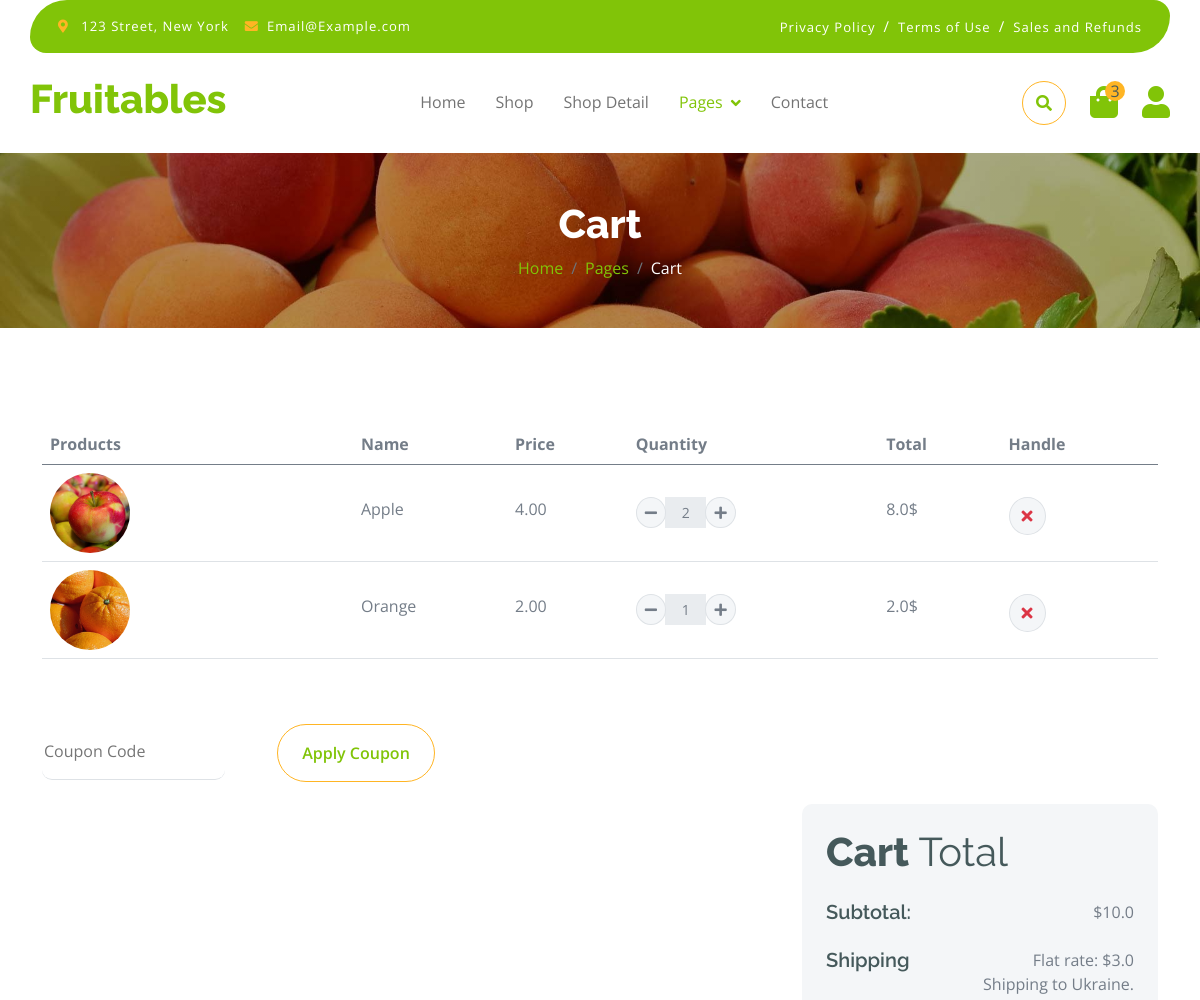
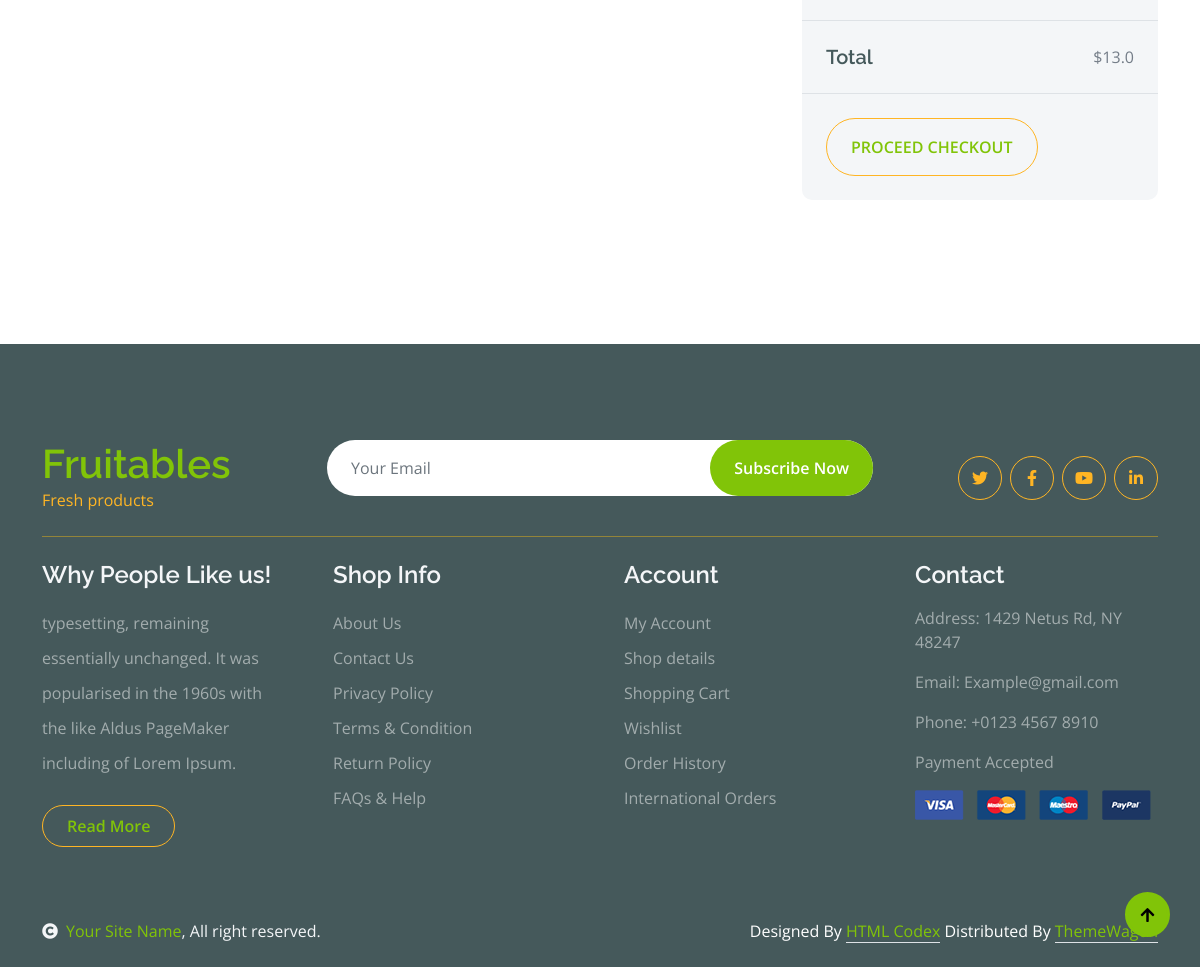
Page /cart/ on the committed database (2 pictures, top to bottom).
### newapp/models.py (models this page shows, shortened)
class Cart(models.Model):
    product = models.ForeignKey(Product, on_delete=models.CASCADE)
    quantity = models.PositiveIntegerField(default=1)

class Product(models.Model):
    CATEGORY_CHOICE = (
        ('vegetable', 'Vegetable'),
        ('fruit', 'Fruit'),
    )
    image = models.ImageField(upload_to='products/')
    name = models.CharField(max_length=100)
    descriptions = models.TextField()
    price = models.DecimalField(max_digits=10, decimal_places=2)
    category = models.CharField(
        max_length=20,
        choices=CATEGORY_CHOICE,
        default='fruit'
    )

### newapp/views.py (the view)
# urls.py: path('cart/', view=cart, name='cart'),
def cart(request):
    items = Cart.objects.all()
    for item in items:
        item.subtotal = float(item.product.price) * item.quantity
    total_price = sum(item.subtotal for item in items)
    shipping = 3.00
    total_with_shipping = total_price + shipping
    return render(request, "cart.html", {
        "items": items,
        "total_price": total_price,
        "shipping": shipping,
        "total_with_shipping": total_with_shipping
    })

### newapp/Templates/cart.html (shortened to what this page needs)
<!DOCTYPE html>
<html lang="en">
{% load static %}
<head>
<link rel="stylesheet" href="https://use.fontawesome.com/releases/v5.15.4/css/all.css"/>
<link href="https://cdn.jsdelivr.net/npm/bootstrap-icons@1.4.1/font/bootstrap-icons.css" rel="stylesheet">
<link href="lib/lightbox/css/lightbox.min.css" rel="stylesheet">
<link href="lib/owlcarousel/assets/owl.carousel.min.css" rel="stylesheet">
<link href="{% static 'css/bootstrap.min.css' %}" rel="stylesheet">
<link href="{% static 'css/style.css' %}" rel="stylesheet">
</head>
    <body>
        <div class="container-fluid fixed-top">
            <div class="container topbar bg-primary d-none d-lg-block">
                <div class="d-flex justify-content-between">
                    <div class="top-info ps-2">
                        <small class="me-3"><i class="fas fa-map-marker-alt me-2 text-secondary"></i> <a href="#" class="text-white">123 Street, New York</a></small>
                        <small class="me-3"><i class="fas fa-envelope me-2 text-secondary"></i><a href="#" class="text-white">Email@Example.com</a></small>
                    </div>
                    <div class="top-link pe-2">
                        <a href="#" class="text-white"><small class="text-white mx-2">Privacy Policy</small>/</a>
                        <a href="#" class="text-white"><small class="text-white mx-2">Terms of Use</small>/</a>
                        <a href="#" class="text-white"><small class="text-white ms-2">Sales and Refunds</small></a>
                    </div>
                </div>
            </div>
            <div class="container px-0">
                <nav class="navbar navbar-light bg-white navbar-expand-xl">
                    <a href="{% url 'index' %}" class="navbar-brand"><h1 class="text-primary display-6">Fruitables</h1></a>
                    <div class="collapse navbar-collapse bg-white" id="navbarCollapse">
                        <div class="navbar-nav mx-auto">
                            <a href="{% url 'index' %}" class="nav-item nav-link">Home</a>
                            <a href="{% url 'shop' %}" class="nav-item nav-link">Shop</a>
                            <a href="{% url 'shop-detail' %}" class="nav-item nav-link">Shop Detail</a>
                            <div class="nav-item dropdown">
                                <a href="#" class="nav-link dropdown-toggle active" data-bs-toggle="dropdown">Pages</a>
                            </div>
                            <a href="{% url 'contact' %}" class="nav-item nav-link">Contact</a>
                        </div>
                        <div class="d-flex m-3 me-0">
                            <button class="btn-search btn border border-secondary btn-md-square rounded-circle bg-white me-4" data-bs-toggle="modal" data-bs-target="#searchModal"><i class="fas fa-search text-primary"></i></button>
                            <a href="{% url 'cart' %}" class="position-relative me-4 my-auto">
                                <i class="fa fa-shopping-bag fa-2x"></i>
                                <span class="position-absolute bg-secondary rounded-circle d-flex align-items-center justify-content-center text-dark px-1" style="top: -5px; left: 15px; height: 20px; min-width: 20px;">3</span>
                            </a>
                            <a href="{% url 'register' %}" class="my-auto">
                                <i class="fas fa-user fa-2x"></i>
                            </a>
                        </div>
                    </div>
                </nav>
            </div>
        </div>
        <div class="container-fluid page-header py-5">
            <h1 class="text-center text-white display-6">Cart</h1>
            <ol class="breadcrumb justify-content-center mb-0">
                <li class="breadcrumb-item"><a href="{% url 'index' %}">Home</a></li>
                <li class="breadcrumb-item"><a href="#">Pages</a></li>
                <li class="breadcrumb-item active text-white">Cart</li>
            </ol>
        </div>
        <div class="container-fluid py-5">
            <div class="container py-5">
                <div class="table-responsive">
                    <table class="table">
                        <thead>
                          <tr>
                            <th scope="col">Products</th>
                            <th scope="col">Name</th>
                            <th scope="col">Price</th>
                            <th scope="col">Quantity</th>
                            <th scope="col">Total</th>
                            <th scope="col">Handle</th>
                          </tr>
                        </thead>
                        <tbody>
                            {% for item in items %}
                            <tr>
                                <th scope="row">
                                    <div class="d-flex align-items-center">
                                        <img src="{{ item.product.image.url }}" class="img-fluid me-5 rounded-circle" style="width: 80px; height: 80px;" alt="{{ item.product.name }}">
                                    </div>
                                </th>
                                <td>
                                    <p class="mb-0 mt-4">{{ item.product.name }}</p>
                                </td>
                                <td>
                                    <p class="mb-0 mt-4">{{ item.product.price }}</p>
                                </td>
                                <td>
                                    <div class="input-group quantity mt-4" style="width: 100px;">
                                        <div class="input-group-btn">
                                            <a href="{% url 'minus_cart' item.product.id %}" class="btn btn-sm btn-minus rounded-circle bg-light border" >
                                            <i class="fa fa-minus"></i>
                                            </a>
                                        </div>
                                        <input type="text" class="form-control form-control-sm text-center border-0" value="{{ item.quantity }}"" readonly>
                                        <div class="input-group-btn">
                                            <a href="{% url 'plus_cart' item.product.id %}" class="btn btn-sm btn-plus rounded-circle bg-light border">
                                                <i class="fa fa-plus"></i>
                                            </a>
                                        </div>
                                    </div>
                                </td>
                                <td>
                                    <p class="mb-0 mt-4">{{ item.subtotal }}$</p>
                                </td>
                                <td>
                                    <a href="{% url 'remove_cart' item.product.id %}" class="btn btn-md rounded-circle bg-light border mt-4" >
                                        <i class="fa fa-times text-danger"></i>
                                    </a>
                                </td>
                            </tr>
                            {% endfor %}
                        </tbody>
                    </table>
                </div>
                <div class="mt-5">
                    <input type="text" class="border-0 border-bottom rounded me-5 py-3 mb-4" placeholder="Coupon Code">
                    <button class="btn border-secondary rounded-pill px-4 py-3 text-primary" type="button">Apply Coupon</button>
                </div>
                <div class="row g-4 justify-content-end">
                    <div class="col-8"></div>
                    <div class="col-sm-8 col-md-7 col-lg-6 col-xl-4">
                        <div class="bg-light rounded">
                            <div class="p-4">
                                <h1 class="display-6 mb-4">Cart <span class="fw-normal">Total</span></h1>
                                <div class="d-flex justify-content-between mb-4">
                                    <h5 class="mb-0 me-4">Subtotal:</h5>
                                    <p class="mb-0">${{ total_price }}</p>
                                </div>
                                <div class="d-flex justify-content-between">
                                    <h5 class="mb-0 me-4">Shipping</h5>
                                    <div class="">
                                        <p class="mb-0">Flat rate: ${{ shipping }}</p>
                                    </div>
                                </div>
                                <p class="mb-0 text-end">Shipping to Ukraine.</p>
                            </div>
                            <div class="py-4 mb-4 border-top border-bottom d-flex justify-content-between">
                                <h5 class="mb-0 ps-4 me-4">Total</h5>
                                <p class="mb-0 pe-4">${{ total_with_shipping }}</p>
                            </div>
                            <a href="{% url 'checkout' %}" class="btn border-secondary rounded-pill px-4 py-3 text-primary text-uppercase mb-4 ms-4" type="button">Proceed Checkout</a>
                        </div>
                    </div>
                </div>
            </div>
        </div>
        <div class="container-fluid bg-dark text-white-50 footer pt-5 mt-5">
            <div class="container py-5">
                <div class="pb-4 mb-4" style="border-bottom: 1px solid rgba(226, 175, 24, 0.5) ;">
                    <div class="row g-4">
                        <div class="col-lg-3">
                            <a href="#">
                                <h1 class="text-primary mb-0">Fruitables</h1>
                                <p class="text-secondary mb-0">Fresh products</p>
                            </a>
                        </div>
                        <div class="col-lg-6">
                            <div class="position-relative mx-auto">
                                <input class="form-control border-0 w-100 py-3 px-4 rounded-pill" type="number" placeholder="Your Email">
                                <button type="submit" class="btn btn-primary border-0 border-secondary py-3 px-4 position-absolute rounded-pill text-white" style="top: 0; right: 0;">Subscribe Now</button>
                            </div>
                        </div>
                        <div class="col-lg-3">
                            <div class="d-flex justify-content-end pt-3">
                                <a class="btn  btn-outline-secondary me-2 btn-md-square rounded-circle" href=""><i class="fab fa-twitter"></i></a>
                                <a class="btn btn-outline-secondary me-2 btn-md-square rounded-circle" href=""><i class="fab fa-facebook-f"></i></a>
                                <a class="btn btn-outline-secondary me-2 btn-md-square rounded-circle" href=""><i class="fab fa-youtube"></i></a>
                                <a class="btn btn-outline-secondary btn-md-square rounded-circle" href=""><i class="fab fa-linkedin-in"></i></a>
                            </div>
                        </div>
                    </div>
                </div>
                <div class="row g-5">
                    <div class="col-lg-3 col-md-6">
                        <div class="footer-item">
                            <h4 class="text-light mb-3">Why People Like us!</h4>
                            <p class="mb-4">typesetting, remaining essentially unchanged. It was
                                popularised in the 1960s with the like Aldus PageMaker including of Lorem Ipsum.</p>
                            <a href="" class="btn border-secondary py-2 px-4 rounded-pill text-primary">Read More</a>
                        </div>
                    </div>
                    <div class="col-lg-3 col-md-6">
                        <div class="d-flex flex-column text-start footer-item">
                            <h4 class="text-light mb-3">Shop Info</h4>
                            <a class="btn-link" href="">About Us</a>
                            <a class="btn-link" href="">Contact Us</a>
                            <a class="btn-link" href="">Privacy Policy</a>
                            <a class="btn-link" href="">Terms & Condition</a>
                            <a class="btn-link" href="">Return Policy</a>
                            <a class="btn-link" href="">FAQs & Help</a>
                        </div>
                    </div>
                    <div class="col-lg-3 col-md-6">
                        <div class="d-flex flex-column text-start footer-item">
                            <h4 class="text-light mb-3">Account</h4>
                            <a class="btn-link" href="">My Account</a>
                            <a class="btn-link" href="">Shop details</a>
                            <a class="btn-link" href="">Shopping Cart</a>
                            <a class="btn-link" href="">Wishlist</a>
                            <a class="btn-link" href="">Order History</a>
                            <a class="btn-link" href="">International Orders</a>
                        </div>
                    </div>
                    <div class="col-lg-3 col-md-6">
                        <div class="footer-item">
                            <h4 class="text-light mb-3">Contact</h4>
                            <p>Address: 1429 Netus Rd, NY 48247</p>
                            <p>Email: Example@gmail.com</p>
                            <p>Phone: +0123 4567 8910</p>
                            <p>Payment Accepted</p>
                            <img src="{% static 'img/payment.png' %}" class="img-fluid" alt="">
                        </div>
                    </div>
                </div>
            </div>
        </div>
        <div class="container-fluid copyright bg-dark py-4">
            <div class="container">
                <div class="row">
                    <div class="col-md-6 text-center text-md-start mb-3 mb-md-0">
                        <span class="text-light"><a href="#"><i class="fas fa-copyright text-light me-2"></i>Your Site Name</a>, All right reserved.</span>
                    </div>
                    <div class="col-md-6 my-auto text-center text-md-end text-white">
                        Designed By <a class="border-bottom" href="https://htmlcodex.com">HTML Codex</a> Distributed By <a class="border-bottom" href="https://themewagon.com">ThemeWagon</a>
                    </div>
                </div>
            </div>
        </div>
        <a href="#" class="btn btn-primary border-3 border-primary rounded-circle back-to-top"><i class="fa fa-arrow-up"></i></a>
    </body>
</html>

### rows in the picture
Cart: product.image (picture), product.name "Apple", product.price "4.00", quantity "2", subtotal "8.0"
Cart: product.image (picture), product.name "Orange", product.price "2.00", quantity "1", subtotal "2.0"

### other values in the picture
{{ total_price }} "10.0"
{{ shipping }} "3.0"
{{ total_with_shipping }} "13.0"
